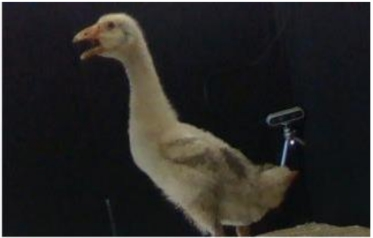
#> input picture goose/image/Goose1.png, 373 x 238 px
$ python image_grayscale.py
#> lines starting #> are read from the running program, lines starting #| are printed output that depends on the picture; after the words box and inside, x2 and y2 are one past the last pixel; in counts of white or black regions, pixels touching at a corner belong together
import cv2
import numpy as np

# 读取彩色图像
image = cv2.imread('./image/Goose1.png')
#> image is the input picture: shape (238, 373, 3); mean B, G, R 38.6, 40.4, 41.6

# !使用加权平均法将图像转换为灰度图像(自动)
gray_image = cv2.cvtColor(image, cv2.COLOR_BGR2GRAY)
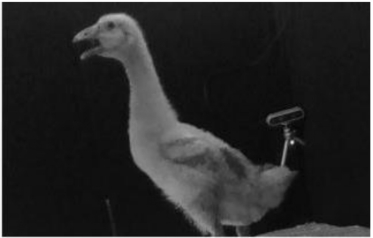
#> gray_image: shape (238, 373); min 6, max 255, mean 40.5

# !添加高斯模糊以去除高斯噪声
gaussian_blur_image = cv2.GaussianBlur(gray_image, (5, 5), 0)
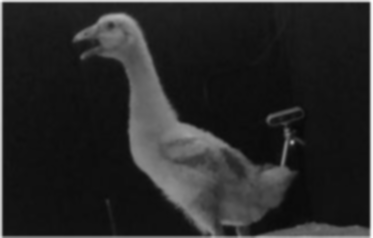
#> gaussian_blur_image: shape (238, 373); min 9, max 253, mean 40.2

# # 或者手动实现加权平均法
# gray_image_manual = 0.299 * image[:, :, 2] + 0.587 * image[:, :, 1] + 0.114 * image[:, :, 0]
# gray_image_manual = gray_image_manual.astype('uint8')

# !定义自适应阈值分割函数
def adaptive_threshold(image, block_size=165, C=0.1):
    # 获取图像尺寸
#> called with block_size = 165, C = 0.1
    height, width = image.shape
#> height = 238; width = 373
    # 创建结果图像
    result = np.zeros_like(image)

    # 遍历图像中的每个像素点
    for i in range(height):
        for j in range(width):
            # 计算当前像素点的邻域范围
            x_start = max(0, i - block_size // 2)
            x_end = min(height, i + block_size // 2 + 1)
            y_start = max(0, j - block_size // 2)
            y_end = min(width, j + block_size // 2 + 1)

            # 提取邻域
            neighborhood = image[x_start:x_end, y_start:y_end]

            # 计算邻域的高斯加权平均值
            weights = np.exp(-((np.arange(neighborhood.shape[0])[:, np.newaxis] - neighborhood.shape[0] // 2) ** 2 +
                              (np.arange(neighborhood.shape[1]) - neighborhood.shape[1] // 2) ** 2) / (2 * (block_size // 2) ** 2))
            weights /= weights.sum()
            T = np.sum(neighborhood * weights)

            # 阈值分割
            if image[i, j] > T - C:
                result[i, j] = 255
            else:
                result[i, j] = 0
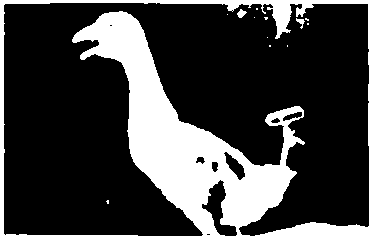
#> result: shape (238, 373); 25.1% white; 13 white regions (10 under 20 px), largest, box (x1, y1, x2, y2) and area: (0, 0, 373, 238) 22103, (237, 9, 247, 18) 52, (296, 18, 305, 29) 42
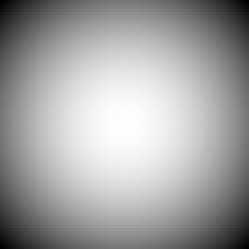
#> weights: shape (83, 83) float64 (shown 3 times larger); min 0.000123, max 0.000158, mean 0.000145; drawn with min black and max white

    return result

# !应用自适应阈值分割
adaptive_threshold_image = adaptive_threshold(gaussian_blur_image)

# !添加开操作以去除小的噪声点
kernel = cv2.getStructuringElement(cv2.MORPH_RECT, (7, 6))
opening_image = cv2.morphologyEx(adaptive_threshold_image, cv2.MORPH_OPEN, kernel)
#> opening_image: shape (238, 373); 23.6% white; 6 white regions, box (x1, y1, x2, y2) and area: (74, 13, 294, 238) 15116, (0, 0, 373, 238) 5401, (283, 129, 296, 148) 199, (274, 109, 294, 119) 140, (6, 235, 16, 238) 30, (19, 235, 27, 238) 24

# !获取最大连通域
num_labels, labels, stats, centroids = cv2.connectedComponentsWithStats(opening_image, connectivity=8)
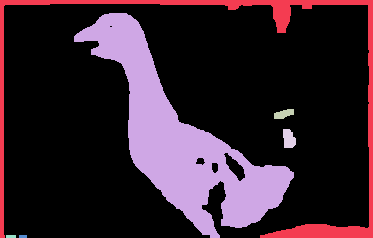
#> labels: shape (238, 373) int32; 7 distinct labels, from 0 to 6; one colour per label, 0 black
#> num_labels = 7; stats = [[4, 4, 365, 234, 67864], [0, 0, 373, 238, 5401], [74, 13, 220, 225, 15116], [274, 109, 20, 10, 140], [283, 129, 13, 19, 199], [6, 235, 10, 3, 30], [19, 235, 8, 3, 24]]; centroids = [[183.4, 115.7], [228.6, 94.6], [180.7, 139.1], [283.3, 113.6], [288.4, 138.5], [10.5, 236], [22.5, 236]]
largest_label = 1 + np.argmax(stats[1:, cv2.CC_STAT_AREA])
#> largest_label = 2
max_connected_domain_image = np.zeros_like(opening_image)
max_connected_domain_image[labels == largest_label] = 255

# !添加闭操作以填充小的空洞
closing_image = cv2.morphologyEx(max_connected_domain_image, cv2.MORPH_CLOSE, kernel)

# !孔洞填充
def fill_holes(image, kernel, max_iterations=100000):
    # 获取图像尺寸
#> called with kernel = array of shape (6, 7), max_iterations = 100000
    height, width = image.shape
    # 创建结果图像
    result = image.copy()

    for _ in range(max_iterations):
        # 膨胀操作
        dilated = cv2.dilate(result, kernel, iterations=1)
        # 与原始图像的补集进行与操作
        mask = cv2.bitwise_and(dilated, cv2.bitwise_not(image))
        # 更新结果图像
        result = cv2.bitwise_or(result, mask)

        # 检查是否不再改变
        if np.array_equal(result, dilated):
            break

    return result

filled_image = fill_holes(closing_image, kernel)

# !提取轮廓
contours, hierarchy = cv2.findContours(filled_image, cv2.RETR_EXTERNAL, cv2.CHAIN_APPROX_SIMPLE)

# !绘制轮廓
contour_image = np.zeros_like(image)
cv2.drawContours(contour_image, contours, -1, (0, 255, 0), 1)
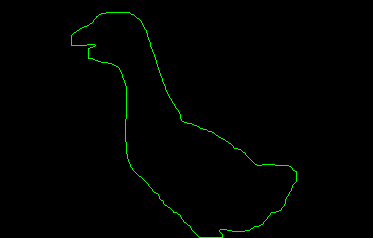
#> contour_image: shape (238, 373, 3); mean of channels 0, 1, 2 0, 2, 0; drawn as B, G, R

# 保存轮廓图片
cv2.imwrite('./image/contour_image.png', contour_image)

# !显示结果
# *显示原始图像
cv2.imshow('Original Image', image)
# *显示灰度图像(自动)
cv2.imshow('Gray Image (OpenCV)', gray_image)
# *显示高斯模糊后的图像
cv2.imshow('Gaussian Blur Image', gaussian_blur_image)
# *显示自适应阈值分割后的图像
cv2.imshow('Adaptive Threshold Image', adaptive_threshold_image)
# *显示开操作后的图像
cv2.imshow('Opening Image', opening_image)
# *显示最大连通域后的图像
cv2.imshow('Max Connected Domain Image', max_connected_domain_image)
# *显示闭操作后的图像
cv2.imshow('Closing Image', closing_image)
# *显示孔洞填充后的图像
cv2.imshow('Filled Image', filled_image)
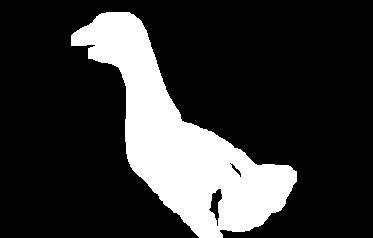
#> window 'Filled Image': shape (238, 373); 20.6% white; 1 white region, box (x1, y1, x2, y2) and area: (71, 12, 297, 238) 18297
# *显示轮廓图像
cv2.imshow('Contour Image', contour_image)

# cv2.imshow('Gray Image (Manual)', gray_image_manual)

cv2.waitKey(0)
cv2.destroyAllWindows()
